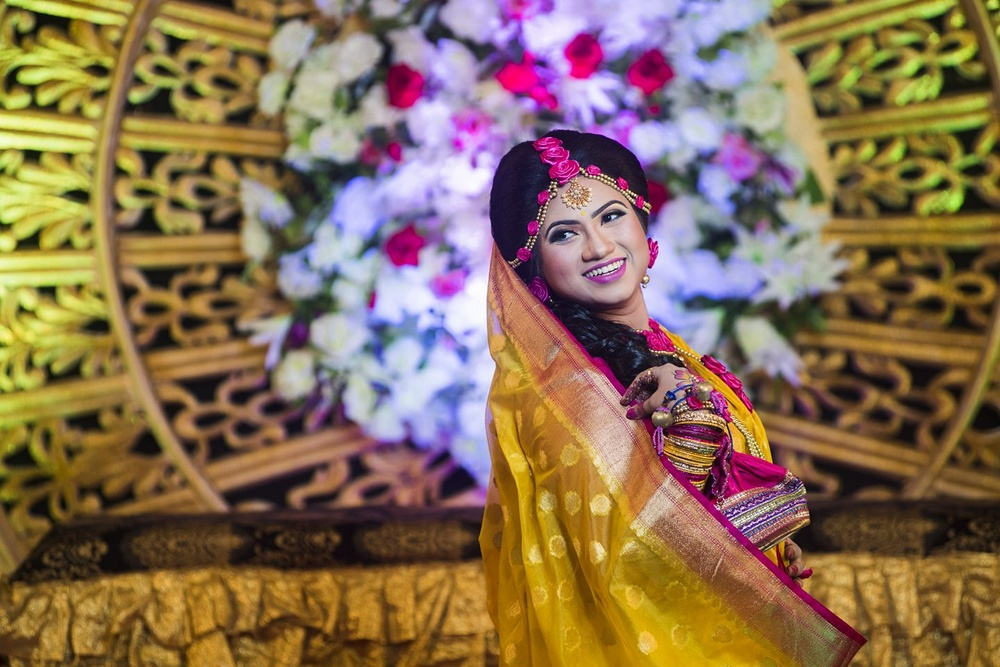
#> input picture images/girl.jpg, 1000 x 667 px, shrunk from 1440 x 961 before the run
$ jupyter execute 05_image_thresholding.ipynb   (shell and % lines are left out)
#> lines starting #> are read from the running program, lines starting #| are printed output that depends on the picture; after the words box and inside, x2 and y2 are one past the last pixel; in counts of white or black regions, pixels touching at a corner belong together
[cell 1]
#import necessary packeages
import numpy as np
import matplotlib.pyplot as plt
import cv2

[cell 2]
#display image with method
def display_img(img, cmap=None):
    fig = plt.figure(figsize=(12,10))
    ax = fig.add_subplot(111)
    ax.imshow(img,cmap)

[cell 3]
#load image with method
def load_image():
    image = cv2.imread('images/girl.jpg')
#> image is the input picture: shape (667, 1000, 3); mean B, G, R 83.7, 110.9, 136.7
    return image

[cell 4]
load_img = load_image()
display_img(load_img)

[cell 5]
#display gray image
load_img = load_image()
load_img = cv2.cvtColor(load_img, cv2.COLOR_BGR2GRAY)
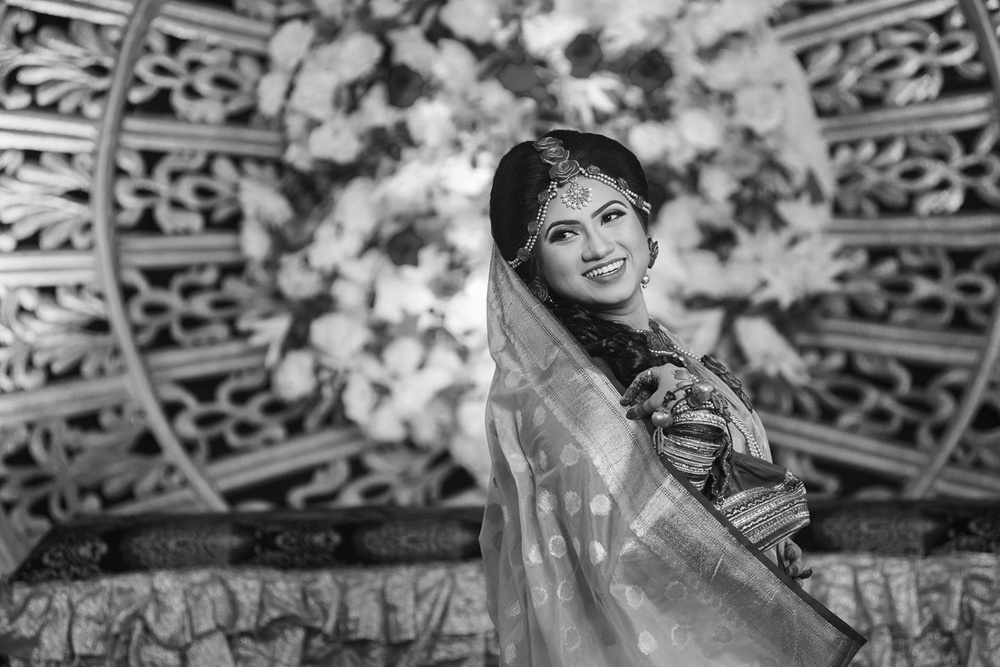
#> load_img: shape (667, 1000); min 2, max 255, mean 115.5
display_img(load_img, cmap="gray")

[cell 6]
#binary thresholding
load_img = load_image()
load_img = cv2.cvtColor(load_img, cv2.COLOR_BGR2GRAY)
ret, thes1= cv2.threshold(load_img,127,255,cv2.THRESH_BINARY)
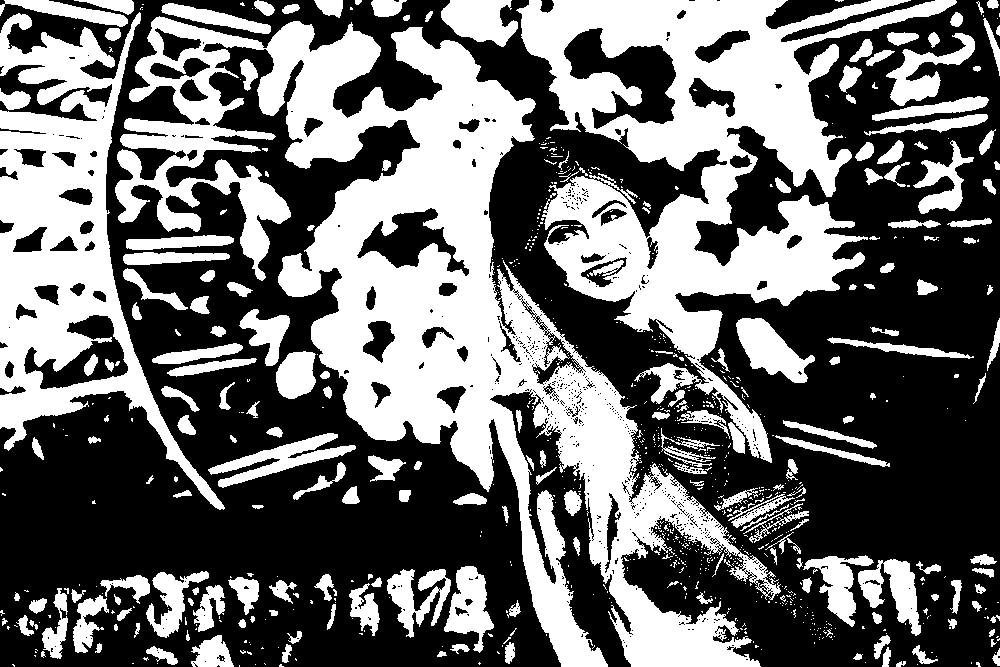
#> thes1: shape (667, 1000); 42.3% white; 882 white regions (678 under 20 px), largest, box (x1, y1, x2, y2) and area: (115, 16, 781, 667) 114399, (516, 0, 957, 463) 66383, (0, 12, 225, 510) 36310
display_img(thes1, cmap ="gray")

[cell 7]
#inverse binary thresholding
load_img = load_image()
load_img = cv2.cvtColor(load_img, cv2.COLOR_BGR2GRAY)
ret, thes2= cv2.threshold(load_img,127,255,cv2.THRESH_BINARY_INV)
display_img(thes1, cmap ="gray")

[cell 8]
#load bgr2rgb image
load_img = load_image()
load_img = cv2.cvtColor(load_img, cv2.COLOR_BGR2RGB)
#> load_img: shape (667, 1000, 3)
#ret, thes1= cv2.threshold(load_img,127,255,cv2.THRESH_BINARY_INV)
display_img(load_img)

[cell 9]
load_img = load_image()
load_img = cv2.cvtColor(load_img, cv2.COLOR_BGR2GRAY)
ret, thes3= cv2.threshold(load_img,127,255,cv2.THRESH_TOZERO)
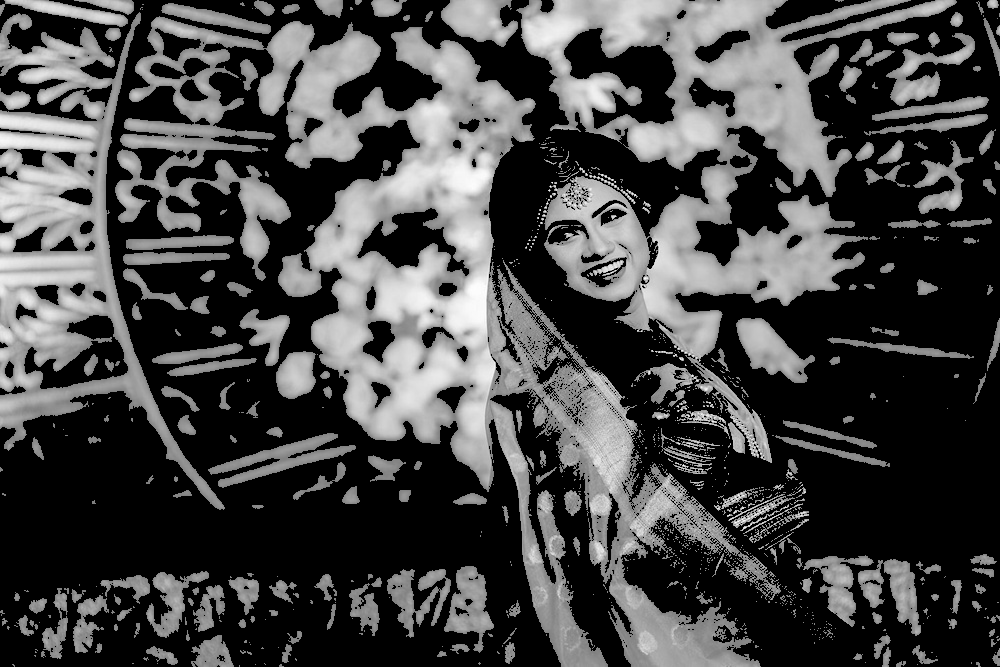
#> thes3: shape (667, 1000); min 0, max 255, mean 70.6
display_img(thes3, cmap ="gray")

[cell 10]
#threshold truncation
load_img = load_image()
load_img = cv2.cvtColor(load_img, cv2.COLOR_BGR2GRAY)
ret, thes4= cv2.threshold(load_img,127,255,cv2.THRESH_TRUNC)
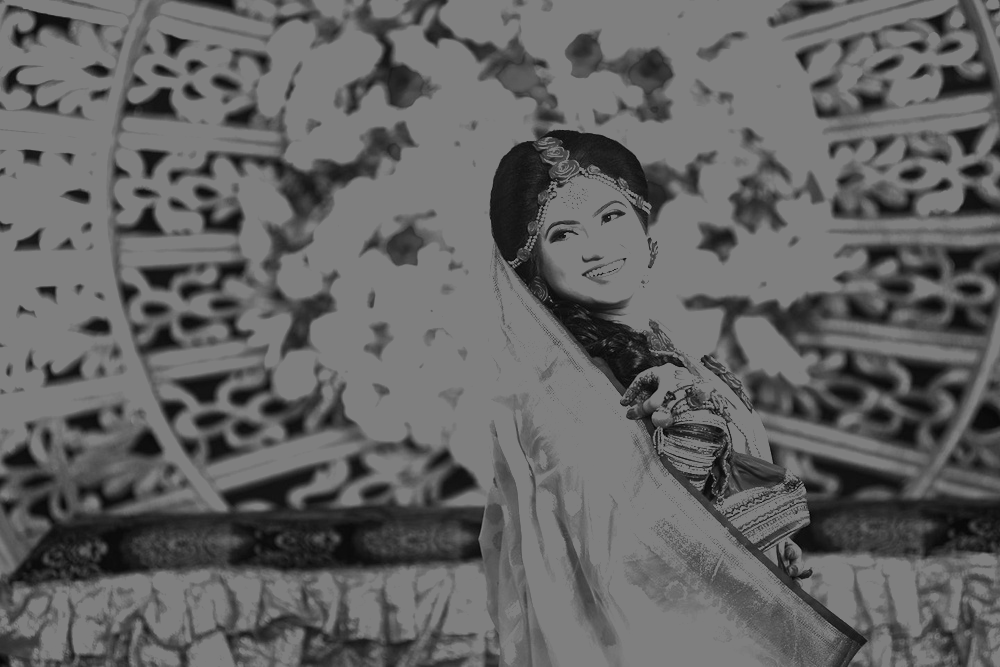
#> thes4: shape (667, 1000); min 2, max 127, mean 98.6
display_img(thes4, cmap ="gray")

[cell 11]
load_img = load_image()
load_img = cv2.cvtColor(load_img, cv2.COLOR_BGR2GRAY)
#ret, thes4= cv2.threshold(load_img,127,255,cv2.THRESH_TRUNC)

th5 = cv2.adaptiveThreshold(load_img,255,cv2.ADAPTIVE_THRESH_GAUSSIAN_C, cv2.THRESH_BINARY,15,8)
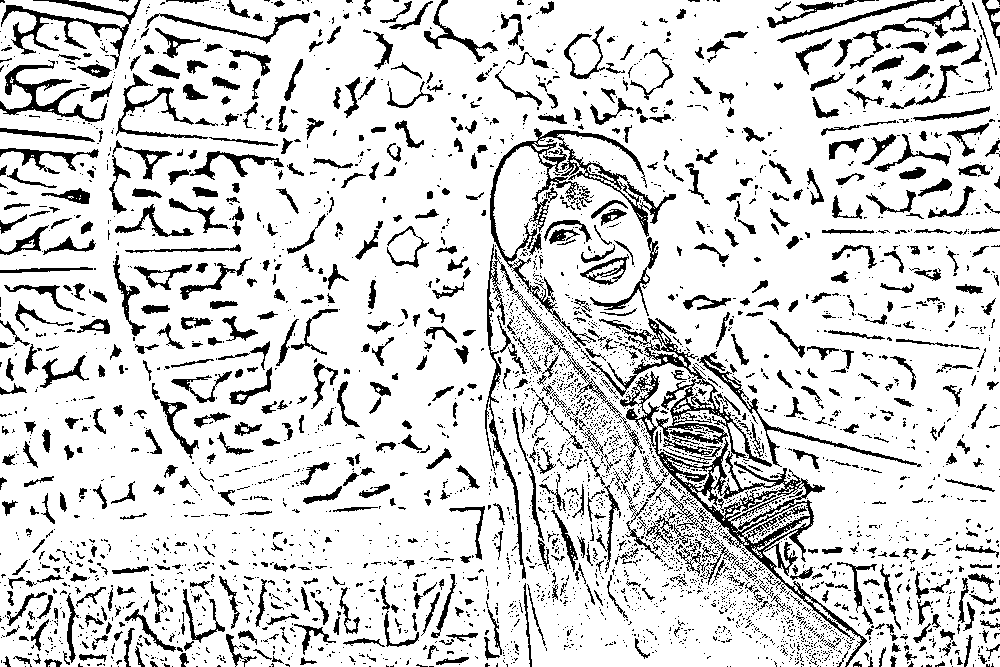
#> th5: shape (667, 1000); 84% white; 4025 black regions (3241 under 20 px), largest, box (x1, y1, x2, y2) and area: (581, 318, 867, 667) 9968, (490, 128, 676, 348) 4139, (485, 244, 631, 579) 2205
display_img(thes4, cmap ="gray")

[cell 12]
#adding weight to images
load_img = load_image()
load_img = cv2.cvtColor(load_img, cv2.COLOR_BGR2GRAY)
#ret, thes4= cv2.threshold(load_img,127,255,cv2.THRESH_TRUNC)
#th5 = cv2.adaptiveThreshold(load_img,255,cv2.ADAPTIVE_THRESH_GAUSSIAN_C, cv2.THRESH_BINARY,15,8)
th6 = cv2.addWeighted(src1 = load_img, alpha = 0.7, src2 = th5, beta = 0.3, gamma = 0)
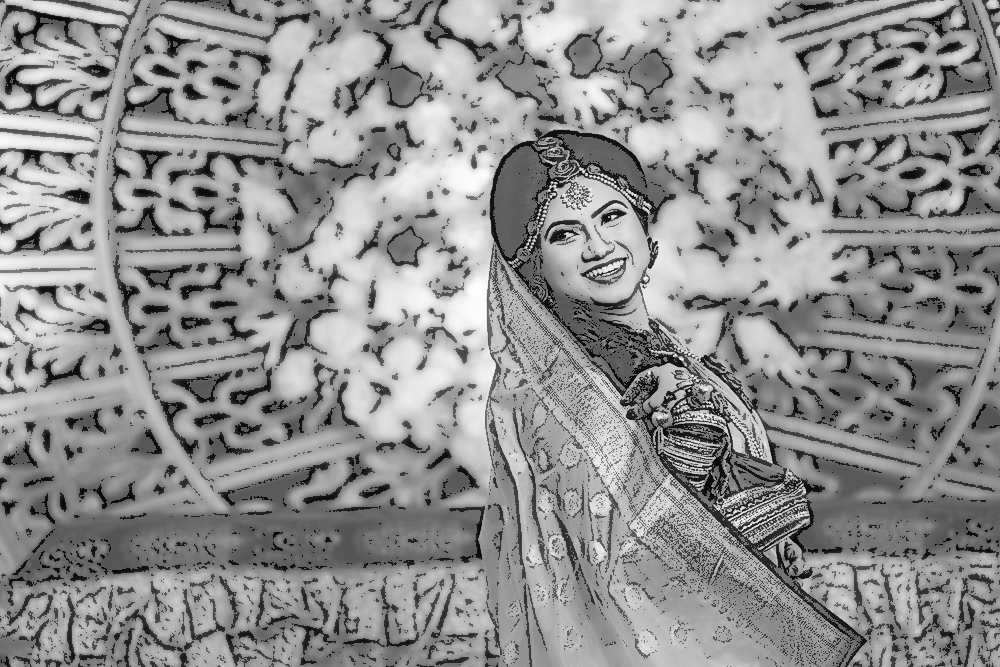
#> th6: shape (667, 1000); min 1, max 255, mean 145.1
display_img(th6, cmap ="gray")

$ run again, with images/bricks.jpg copied over images/girl.jpg
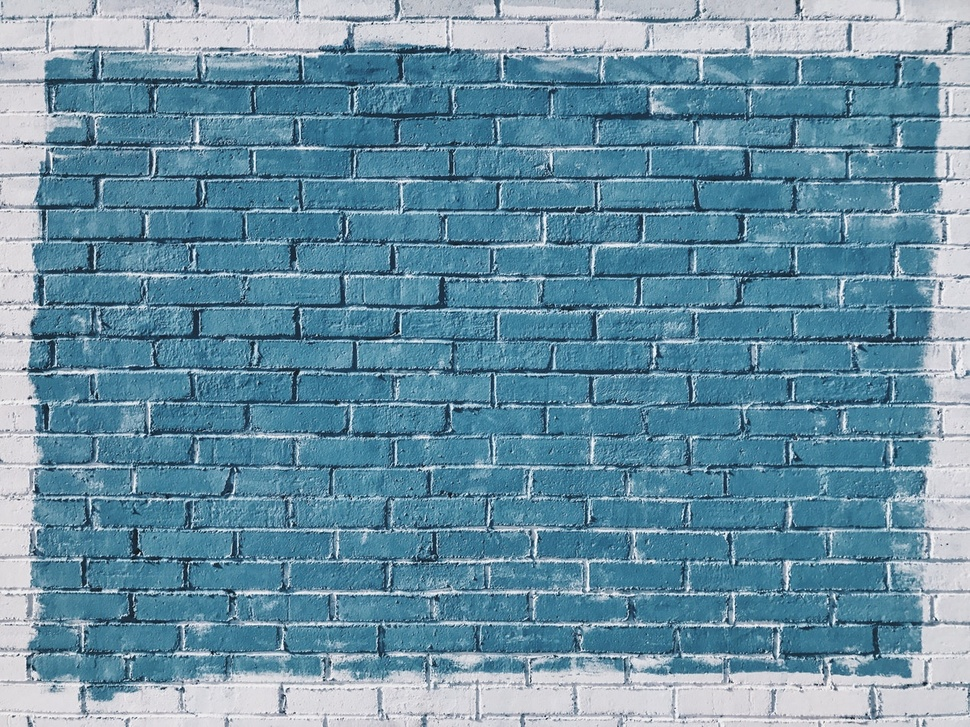
#> input picture images/bricks.jpg, 970 x 727 px, shrunk from 1267 x 950 before the run
#> in load_image, image is the input picture: shape (727, 970, 3); mean B, G, R 163.5, 144, 104.9
#> `ret, thes1= cv2.threshold(load_img,127,255,cv2.THRESH_BINARY)`:
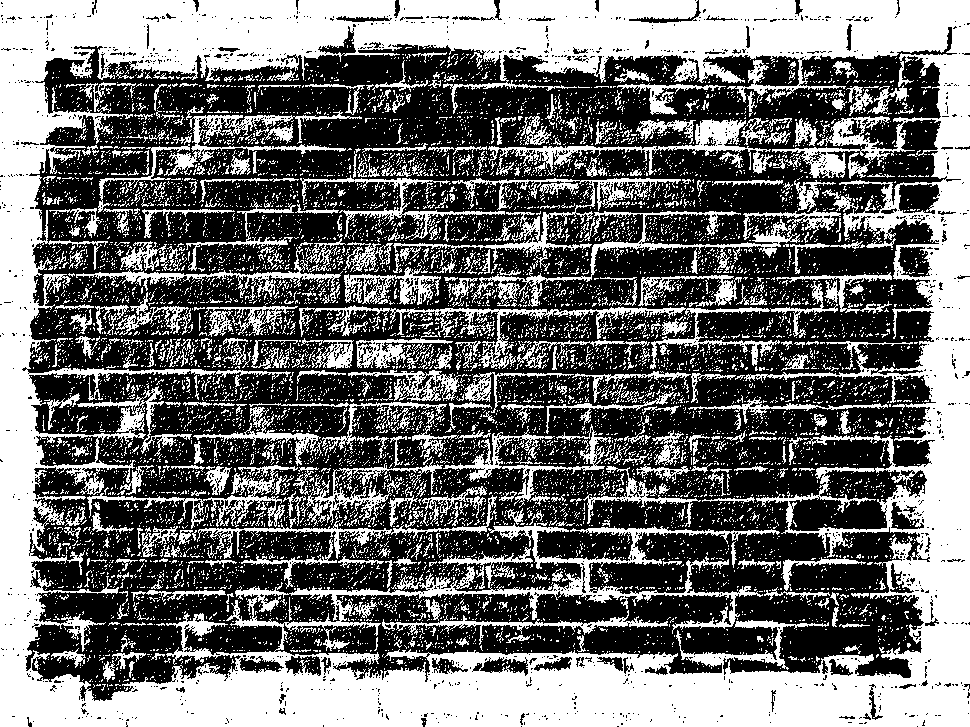
#> thes1: shape (727, 970); 42.9% white; 10161 white regions (9658 under 20 px), largest, box (x1, y1, x2, y2) and area: (0, 0, 970, 727) 191613, (299, 305, 780, 369) 4199, (471, 208, 841, 307) 3904
#> th5: shape (727, 970); 69.2% white; black in thin lines or dots
#> `th6 = cv2.addWeighted(src1 = load_img, alpha = 0.7, src2 = th5, beta =..`:
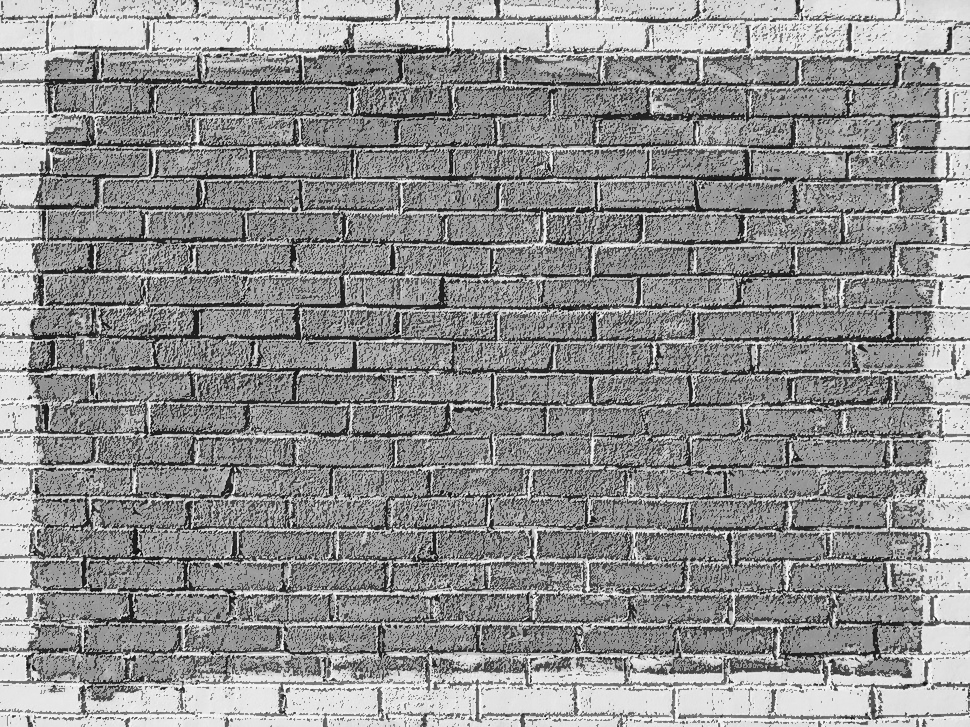
#> th6: shape (727, 970); min 5, max 254, mean 147.1
